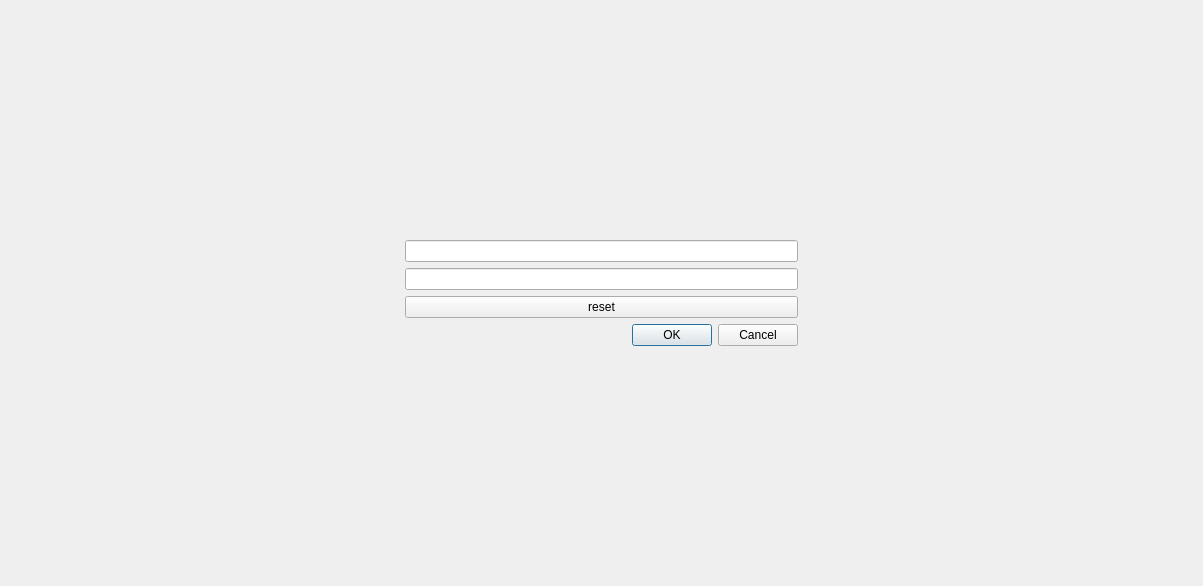
<?xml version="1.0" encoding="UTF-8"?>
<ui version="4.0">
 <class>ForgotPasswordDialog</class>
 <widget class="QDialog" name="ForgotPasswordDialog">
  <property name="geometry">
   <rect>
    <x>0</x>
    <y>0</y>
    <width>1203</width>
    <height>586</height>
   </rect>
  </property>
  <property name="windowTitle">
   <string>Dialog</string>
  </property>
  <layout class="QGridLayout" name="gridLayout_2">
   <item row="0" column="1">
    <spacer name="verticalSpacer">
     <property name="orientation">
      <enum>Qt::Orientation::Vertical</enum>
     </property>
     <property name="sizeHint" stdset="0">
      <size>
       <width>20</width>
       <height>204</height>
      </size>
     </property>
    </spacer>
   </item>
   <item row="1" column="0">
    <spacer name="horizontalSpacer">
     <property name="orientation">
      <enum>Qt::Orientation::Horizontal</enum>
     </property>
     <property name="sizeHint" stdset="0">
      <size>
       <width>386</width>
       <height>20</height>
      </size>
     </property>
    </spacer>
   </item>
   <item row="1" column="1">
    <layout class="QGridLayout" name="gridLayout">
     <item row="0" column="0">
      <widget class="QLineEdit" name="usernameLineEdit"/>
     </item>
     <item row="1" column="0">
      <widget class="QLineEdit" name="newPasswordLineEdit"/>
     </item>
     <item row="2" column="0">
      <widget class="QPushButton" name="resetButton">
       <property name="text">
        <string>reset</string>
       </property>
      </widget>
     </item>
     <item row="3" column="0">
      <widget class="QDialogButtonBox" name="buttonBox">
       <property name="orientation">
        <enum>Qt::Orientation::Horizontal</enum>
       </property>
       <property name="standardButtons">
        <set>QDialogButtonBox::StandardButton::Cancel|QDialogButtonBox::StandardButton::Ok</set>
       </property>
      </widget>
     </item>
    </layout>
   </item>
   <item row="1" column="2">
    <spacer name="horizontalSpacer_2">
     <property name="orientation">
      <enum>Qt::Orientation::Horizontal</enum>
     </property>
     <property name="sizeHint" stdset="0">
      <size>
       <width>386</width>
       <height>20</height>
      </size>
     </property>
    </spacer>
   </item>
   <item row="2" column="1">
    <spacer name="verticalSpacer_2">
     <property name="orientation">
      <enum>Qt::Orientation::Vertical</enum>
     </property>
     <property name="sizeHint" stdset="0">
      <size>
       <width>20</width>
       <height>203</height>
      </size>
     </property>
    </spacer>
   </item>
  </layout>
 </widget>
 <resources/>
 <connections>
  <connection>
   <sender>buttonBox</sender>
   <signal>accepted()</signal>
   <receiver>ForgotPasswordDialog</receiver>
   <slot>accept()</slot>
   <hints>
    <hint type="sourcelabel">
     <x>248</x>
     <y>254</y>
    </hint>
    <hint type="destinationlabel">
     <x>157</x>
     <y>274</y>
    </hint>
   </hints>
  </connection>
  <connection>
   <sender>buttonBox</sender>
   <signal>rejected()</signal>
   <receiver>ForgotPasswordDialog</receiver>
   <slot>reject()</slot>
   <hints>
    <hint type="sourcelabel">
     <x>316</x>
     <y>260</y>
    </hint>
    <hint type="destinationlabel">
     <x>286</x>
     <y>274</y>
    </hint>
   </hints>
  </connection>
 </connections>
</ui>
